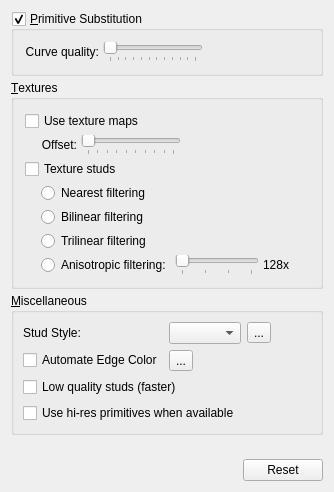
     <widget class="QWidget" name="primitivesTab">
      <attribute name="title">
       <string>Primitives</string>
      </attribute>
      <layout class="QVBoxLayout">
       <property name="spacing">
        <number>4</number>
       </property>
       <property name="leftMargin">
        <number>11</number>
       </property>
       <property name="topMargin">
        <number>11</number>
       </property>
       <property name="rightMargin">
        <number>11</number>
       </property>
       <property name="bottomMargin">
        <number>11</number>
       </property>
       <item>
        <widget class="QGroupBox" name="primitiveSubstitutionButton">
         <property name="title">
          <string>&amp;Primitive Substitution</string>
         </property>
         <property name="checkable">
          <bool>true</bool>
         </property>
         <layout class="QVBoxLayout">
          <property name="spacing">
           <number>4</number>
          </property>
          <property name="leftMargin">
           <number>11</number>
          </property>
          <property name="topMargin">
           <number>11</number>
          </property>
          <property name="rightMargin">
           <number>11</number>
          </property>
          <property name="bottomMargin">
           <number>11</number>
          </property>
          <item>
           <layout class="QHBoxLayout">
            <property name="spacing">
             <number>0</number>
            </property>
            <property name="leftMargin">
             <number>0</number>
            </property>
            <property name="topMargin">
             <number>0</number>
            </property>
            <property name="rightMargin">
             <number>0</number>
            </property>
            <property name="bottomMargin">
             <number>0</number>
            </property>
            <item>
             <layout class="QHBoxLayout">
              <property name="spacing">
               <number>4</number>
              </property>
              <property name="leftMargin">
               <number>0</number>
              </property>
              <property name="topMargin">
               <number>0</number>
              </property>
              <property name="rightMargin">
               <number>0</number>
              </property>
              <property name="bottomMargin">
               <number>0</number>
              </property>
              <item>
               <widget class="QLabel" name="curveQualityLabel">
                <property name="enabled">
                 <bool>true</bool>
                </property>
                <property name="frameShadow">
                 <enum>QFrame::Plain</enum>
                </property>
                <property name="text">
                 <string>Curve quality:</string>
                </property>
                <property name="textFormat">
                 <enum>Qt::AutoText</enum>
                </property>
                <property name="scaledContents">
                 <bool>false</bool>
                </property>
                <property name="alignment">
                 <set>Qt::AlignRight|Qt::AlignTrailing|Qt::AlignVCenter</set>
                </property>
                <property name="wordWrap">
                 <bool>false</bool>
                </property>
               </widget>
              </item>
              <item>
               <widget class="QSlider" name="curveQualitySlider">
                <property name="sizePolicy">
                 <sizepolicy hsizetype="Expanding" vsizetype="Fixed">
                  <horstretch>0</horstretch>
                  <verstretch>0</verstretch>
                 </sizepolicy>
                </property>
                <property name="minimumSize">
                 <size>
                  <width>75</width>
                  <height>0</height>
                 </size>
                </property>
                <property name="maximumSize">
                 <size>
                  <width>100</width>
                  <height>32767</height>
                 </size>
                </property>
                <property name="minimum">
                 <number>1</number>
                </property>
                <property name="maximum">
                 <number>12</number>
                </property>
                <property name="pageStep">
                 <number>1</number>
                </property>
                <property name="orientation">
                 <enum>Qt::Horizontal</enum>
                </property>
                <property name="tickPosition">
                 <enum>QSlider::TicksBelow</enum>
                </property>
               </widget>
              </item>
              <item>
               <spacer name="Spacer19">
                <property name="orientation">
                 <enum>Qt::Horizontal</enum>
                </property>
                <property name="sizeType">
                 <enum>QSizePolicy::Expanding</enum>
                </property>
                <property name="sizeHint" stdset="0">
                 <size>
                  <width>20</width>
                  <height>20</height>
                 </size>
                </property>
               </spacer>
              </item>
             </layout>
            </item>
           </layout>
          </item>
         </layout>
        </widget>
       </item>
       <item>
        <widget class="QGroupBox" name="TexturesGroupBox">
         <property name="title">
          <string>&amp;Textures</string>
         </property>
         <layout class="QVBoxLayout">
          <property name="spacing">
           <number>4</number>
          </property>
          <property name="leftMargin">
           <number>11</number>
          </property>
          <property name="topMargin">
           <number>11</number>
          </property>
          <property name="rightMargin">
           <number>11</number>
          </property>
          <property name="bottomMargin">
           <number>11</number>
          </property>
          <item>
           <layout class="QHBoxLayout">
            <property name="spacing">
             <number>0</number>
            </property>
            <property name="leftMargin">
             <number>0</number>
            </property>
            <property name="topMargin">
             <number>0</number>
            </property>
            <property name="rightMargin">
             <number>0</number>
            </property>
            <property name="bottomMargin">
             <number>0</number>
            </property>
            <item>
             <layout class="QVBoxLayout">
              <property name="spacing">
               <number>4</number>
              </property>
              <property name="leftMargin">
               <number>0</number>
              </property>
              <property name="topMargin">
               <number>0</number>
              </property>
              <property name="rightMargin">
               <number>0</number>
              </property>
              <property name="bottomMargin">
               <number>0</number>
              </property>
              <item>
               <widget class="QCheckBox" name="useTextureMapsButton">
                <property name="text">
                 <string>Use texture maps</string>
                </property>
               </widget>
              </item>
              <item>
               <layout class="QHBoxLayout">
                <property name="spacing">
                 <number>0</number>
                </property>
                <property name="leftMargin">
                 <number>0</number>
                </property>
                <property name="topMargin">
                 <number>0</number>
                </property>
                <property name="rightMargin">
                 <number>0</number>
                </property>
                <property name="bottomMargin">
                 <number>0</number>
                </property>
                <item>
                 <spacer name="spacer_drawtransparent">
                  <property name="orientation">
                   <enum>Qt::Horizontal</enum>
                  </property>
                  <property name="sizeType">
                   <enum>QSizePolicy::Fixed</enum>
                  </property>
                  <property name="sizeHint" stdset="0">
                   <size>
                    <width>16</width>
                    <height>20</height>
                   </size>
                  </property>
                 </spacer>
                </item>
                <item>
                 <layout class="QVBoxLayout">
                  <property name="spacing">
                   <number>4</number>
                  </property>
                  <property name="leftMargin">
                   <number>0</number>
                  </property>
                  <property name="topMargin">
                   <number>0</number>
                  </property>
                  <property name="rightMargin">
                   <number>0</number>
                  </property>
                  <property name="bottomMargin">
                   <number>0</number>
                  </property>
                  <item>
                   <layout class="QHBoxLayout">
                    <property name="spacing">
                     <number>4</number>
                    </property>
                    <property name="leftMargin">
                     <number>0</number>
                    </property>
                    <property name="topMargin">
                     <number>0</number>
                    </property>
                    <property name="rightMargin">
                     <number>0</number>
                    </property>
                    <property name="bottomMargin">
                     <number>0</number>
                    </property>
                    <item>
                     <widget class="QLabel" name="transparentTextureOffsetLabel">
                      <property name="enabled">
                       <bool>true</bool>
                      </property>
                      <property name="frameShadow">
                       <enum>QFrame::Plain</enum>
                      </property>
                      <property name="text">
                       <string>Offset:</string>
                      </property>
                      <property name="textFormat">
                       <enum>Qt::AutoText</enum>
                      </property>
                      <property name="scaledContents">
                       <bool>false</bool>
                      </property>
                      <property name="alignment">
                       <set>Qt::AlignRight|Qt::AlignTrailing|Qt::AlignVCenter</set>
                      </property>
                      <property name="wordWrap">
                       <bool>false</bool>
                      </property>
                     </widget>
                    </item>
                    <item>
                     <widget class="QSlider" name="transparentOffsetSlider">
                      <property name="sizePolicy">
                       <sizepolicy hsizetype="Expanding" vsizetype="Fixed">
                        <horstretch>0</horstretch>
                        <verstretch>0</verstretch>
                       </sizepolicy>
                      </property>
                      <property name="minimumSize">
                       <size>
                        <width>75</width>
                        <height>0</height>
                       </size>
                      </property>
                      <property name="maximumSize">
                       <size>
                        <width>100</width>
                        <height>32767</height>
                       </size>
                      </property>
                      <property name="minimum">
                       <number>10</number>
                      </property>
                      <property name="maximum">
                       <number>100</number>
                      </property>
                      <property name="pageStep">
                       <number>10</number>
                      </property>
                      <property name="orientation">
                       <enum>Qt::Horizontal</enum>
                      </property>
                      <property name="tickPosition">
                       <enum>QSlider::TicksBelow</enum>
                      </property>
                     </widget>
                    </item>
                    <item>
                     <spacer name="Spacer_textureoffset">
                      <property name="orientation">
                       <enum>Qt::Horizontal</enum>
                      </property>
                      <property name="sizeType">
                       <enum>QSizePolicy::Expanding</enum>
                      </property>
                      <property name="sizeHint" stdset="0">
                       <size>
                        <width>20</width>
                        <height>20</height>
                       </size>
                      </property>
                     </spacer>
                    </item>
                   </layout>
                  </item>
                 </layout>
                </item>
               </layout>
              </item>
              <item>
               <widget class="QCheckBox" name="textureStudsButton">
                <property name="text">
                 <string>Texture studs</string>
                </property>
               </widget>
              </item>
              <item>
               <layout class="QHBoxLayout">
                <property name="spacing">
                 <number>0</number>
                </property>
                <property name="leftMargin">
                 <number>0</number>
                </property>
                <property name="topMargin">
                 <number>0</number>
                </property>
                <property name="rightMargin">
                 <number>0</number>
                </property>
                <property name="bottomMargin">
                 <number>0</number>
                </property>
                <item>
                 <spacer name="Spacer16_3_2">
                  <property name="orientation">
                   <enum>Qt::Horizontal</enum>
                  </property>
                  <property name="sizeType">
                   <enum>QSizePolicy::Fixed</enum>
                  </property>
                  <property name="sizeHint" stdset="0">
                   <size>
                    <width>16</width>
                    <height>20</height>
                   </size>
                  </property>
                 </spacer>
                </item>
                <item>
                 <layout class="QVBoxLayout">
                  <property name="spacing">
                   <number>4</number>
                  </property>
                  <property name="leftMargin">
                   <number>0</number>
                  </property>
                  <property name="topMargin">
                   <number>0</number>
                  </property>
                  <property name="rightMargin">
                   <number>0</number>
                  </property>
                  <property name="bottomMargin">
                   <number>0</number>
                  </property>
                  <item>
                   <widget class="QRadioButton" name="nearestFilteringButton">
                    <property name="text">
                     <string>Nearest filtering</string>
                    </property>
                   </widget>
                  </item>
                  <item>
                   <widget class="QRadioButton" name="bilinearFilteringButton">
                    <property name="text">
                     <string>Bilinear filtering</string>
                    </property>
                   </widget>
                  </item>
                  <item>
                   <widget class="QRadioButton" name="trilinearFilteringButton">
                    <property name="text">
                     <string>Trilinear filtering</string>
                    </property>
                   </widget>
                  </item>
                  <item>
                   <layout class="QHBoxLayout">
                    <property name="spacing">
                     <number>4</number>
                    </property>
                    <property name="leftMargin">
                     <number>0</number>
                    </property>
                    <property name="topMargin">
                     <number>0</number>
                    </property>
                    <property name="rightMargin">
                     <number>0</number>
                    </property>
                    <property name="bottomMargin">
                     <number>0</number>
                    </property>
                    <item>
                     <widget class="QRadioButton" name="anisotropicFilteringButton">
                      <property name="text">
                       <string>Anisotropic filtering:</string>
                      </property>
                     </widget>
                    </item>
                    <item>
                     <widget class="QSlider" name="anisotropicFilteringSlider">
                      <property name="sizePolicy">
                       <sizepolicy hsizetype="Preferred" vsizetype="Maximum">
                        <horstretch>0</horstretch>
                        <verstretch>0</verstretch>
                       </sizepolicy>
                      </property>
                      <property name="minimum">
                       <number>1</number>
                      </property>
                      <property name="maximum">
                       <number>4</number>
                      </property>
                      <property name="pageStep">
                       <number>1</number>
                      </property>
                      <property name="orientation">
                       <enum>Qt::Horizontal</enum>
                      </property>
                      <property name="tickPosition">
                       <enum>QSlider::TicksBelow</enum>
                      </property>
                     </widget>
                    </item>
                    <item>
                     <widget class="QLabel" name="anisotropicLabel">
                      <property name="frameShadow">
                       <enum>QFrame::Plain</enum>
                      </property>
                      <property name="text">
                       <string>128x</string>
                      </property>
                      <property name="textFormat">
                       <enum>Qt::AutoText</enum>
                      </property>
                      <property name="alignment">
                       <set>Qt::AlignLeading|Qt::AlignLeft|Qt::AlignVCenter</set>
                      </property>
                      <property name="wordWrap">
                       <bool>false</bool>
                      </property>
                     </widget>
                    </item>
                   </layout>
                  </item>
                 </layout>
                </item>
               </layout>
              </item>
             </layout>
            </item>
           </layout>
          </item>
         </layout>
        </widget>
       </item>
       <item>
        <widget class="QGroupBox" name="primitivesMiscBox">
         <property name="title">
          <string>&amp;Miscellaneous</string>
         </property>
         <layout class="QGridLayout" name="gridLayout_2">
          <item row="3" column="0" colspan="2">
           <widget class="QCheckBox" name="lowQualityStudsButton">
            <property name="text">
             <string>Low quality studs (faster)</string>
            </property>
           </widget>
          </item>
          <item row="0" column="5">
           <spacer name="horizontalSpacer">
            <property name="orientation">
             <enum>Qt::Horizontal</enum>
            </property>
            <property name="sizeHint" stdset="0">
             <size>
              <width>40</width>
              <height>20</height>
             </size>
            </property>
           </spacer>
          </item>
          <item row="4" column="0" colspan="2">
           <widget class="QCheckBox" name="hiresPrimitivesButton">
            <property name="text">
             <string>Use hi-res primitives when available</string>
            </property>
           </widget>
          </item>
          <item row="2" column="0">
           <widget class="QCheckBox" name="automateEdgeColorBox">
            <property name="text">
             <string>Automate Edge Color</string>
            </property>
           </widget>
          </item>
          <item row="0" column="1">
           <widget class="QComboBox" name="studStyleCombo">
            <property name="currentIndex">
             <number>-1</number>
            </property>
           </widget>
          </item>
          <item row="0" column="0">
           <widget class="QLabel" name="label">
            <property name="text">
             <string>Stud Style:</string>
            </property>
           </widget>
          </item>
          <item row="0" column="2">
           <widget class="QToolButton" name="highContrastButton">
            <property name="text">
             <string>...</string>
            </property>
           </widget>
          </item>
          <item row="2" column="1">
           <widget class="QToolButton" name="automateEdgeColorButton">
            <property name="text">
             <string>...</string>
            </property>
           </widget>
          </item>
         </layout>
        </widget>
       </item>
       <item>
        <spacer name="Spacer10_2_2">
         <property name="orientation">
          <enum>Qt::Vertical</enum>
         </property>
         <property name="sizeType">
          <enum>QSizePolicy::Expanding</enum>
         </property>
         <property name="sizeHint" stdset="0">
          <size>
           <width>20</width>
           <height>20</height>
          </size>
         </property>
        </spacer>
       </item>
       <item>
        <layout class="QHBoxLayout">
         <property name="spacing">
          <number>6</number>
         </property>
         <property name="leftMargin">
          <number>0</number>
         </property>
         <property name="topMargin">
          <number>0</number>
         </property>
         <property name="rightMargin">
          <number>0</number>
         </property>
         <property name="bottomMargin">
          <number>0</number>
         </property>
         <item>
          <spacer name="Spacer4_2_2_2">
           <property name="orientation">
            <enum>Qt::Horizontal</enum>
           </property>
           <property name="sizeType">
            <enum>QSizePolicy::Expanding</enum>
           </property>
           <property name="sizeHint" stdset="0">
            <size>
             <width>20</width>
             <height>20</height>
            </size>
           </property>
          </spacer>
         </item>
         <item>
          <widget class="QPushButton" name="primitvesResetButton">
           <property name="sizePolicy">
            <sizepolicy hsizetype="Fixed" vsizetype="Fixed">
             <horstretch>0</horstretch>
             <verstretch>0</verstretch>
            </sizepolicy>
           </property>
           <property name="text">
            <string>Reset</string>
           </property>
          </widget>
         </item>
        </layout>
       </item>
      </layout>
     </widget>
